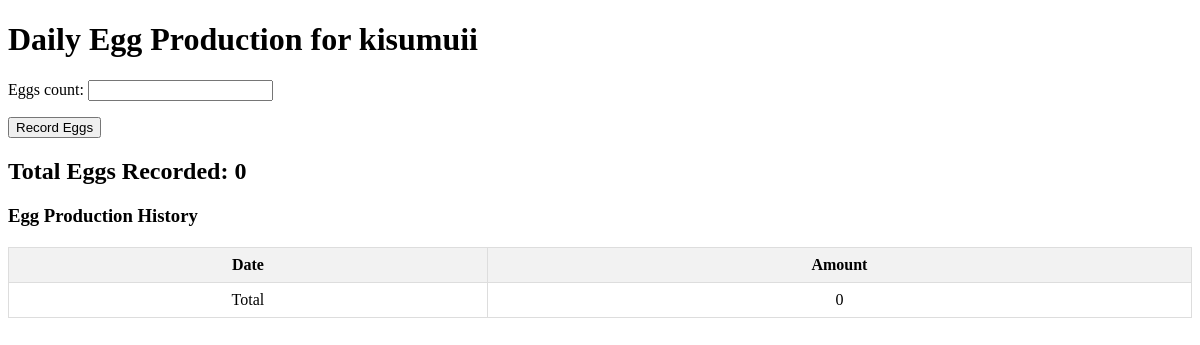
Before: /farmers/record-eggs/1/ with the older database file.
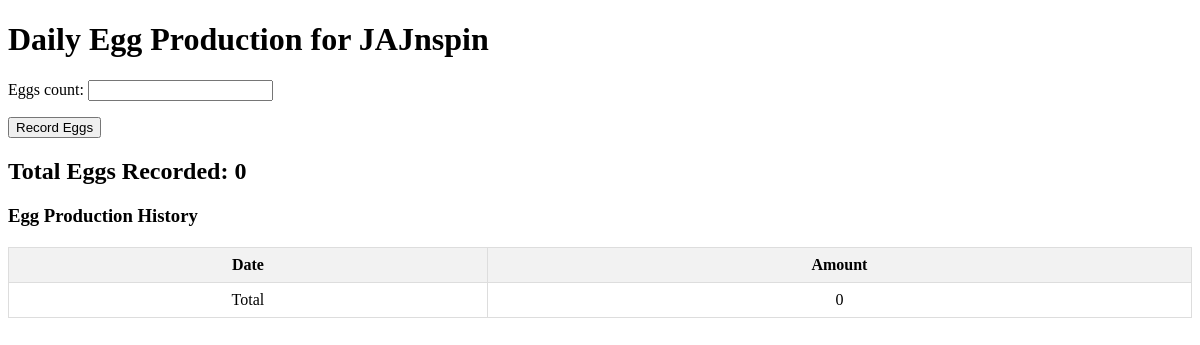
After: the same page with the newer database file.
### farmers/models.py (models this page shows)
class Farm(models.Model):
    farmlocation = models.CharField(max_length=255)
    numberOfHens = models.IntegerField()
    productionRate = models.DecimalField(max_digits=5, decimal_places=2)
    profitLoss = models.DecimalField(max_digits=10, decimal_places=2)
    productivity = models.DecimalField(max_digits=5, decimal_places=2)
    farmer_detail = models.ForeignKey(FarmerDetail, on_delete=models.CASCADE)
    class Meta:
        db_table = "farm"

### farmers/views.py (the view)
# urls.py: path('record-eggs/<int:farm_id>/', views.record_eggs, name='record_eggs'),
def record_eggs(request, farm_id):
    farm = get_object_or_404(Farm, pk=farm_id)
    if request.method == 'POST':
        form = EggProductionForm(request.POST)
        if form.is_valid():
            egg_production = form.save(commit=False)
            egg_production.farm = farm
            egg_production.save()
            return redirect('record_eggs', farm_id=farm_id)
    else:
        form = EggProductionForm()
    total_eggs = EggProduction.objects.filter(farm=farm).aggregate(Sum('eggs_count'))['eggs_count__sum'] or 0
    context = {
        'form': form,
        'total_eggs': total_eggs,
        'farm': farm,
        'egg_productions': EggProduction.objects.filter(farm=farm).order_by('-date'),
    }
    return render(request, 'myapp/record_eggs.html', context)

### farmers/forms.py
class EggProductionForm(forms.ModelForm):
    class Meta:
        model = EggProduction
        fields = ['eggs_count']

### farmers/templates/myapp/record_eggs.html (shortened to what this page needs)
<!DOCTYPE html>
<html lang="en">
<head>
</head>
<body>
<h1>Daily Egg Production for {{ farm.farmlocation }}</h1>
<form method="post">
    {{ form.as_p }}
    <button type="submit">Record Eggs</button>
</form>
<h2>Total Eggs Recorded: <span id="total-eggs">{{ total_eggs }}</span></h2>
<h3>Egg Production History</h3>
<table>
    <thead>
        <tr>
            <th>Date</th>
            <th>Amount</th>
        </tr>
    </thead>
    <tbody>
        <tr>
            <td>Total</td>
            <td>{{ total_eggs }}</td>
        </tr>
    </tbody>
</table>
</body>
</html>

Changed rows visible on the page:
changed Farm: farmlocation "kisumuii" → "JAJnspin"
